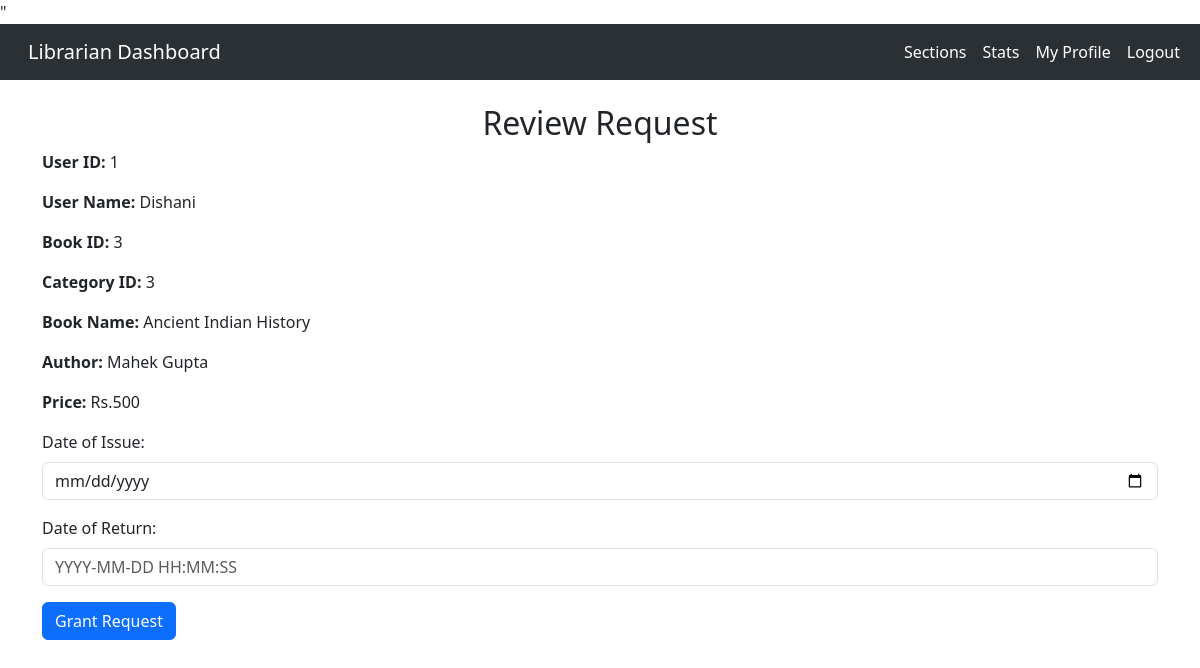
Screenshot of /grantbook/4 with the database file from the repository.
### app.py (models this page shows)
class BookRequest(db.Model):
    __tablename__="book_request"
    request_id=db.Column(db.Integer, primary_key = True, autoincrement= True)
    user_id=db.Column(db.Integer, db.ForeignKey("user.id"))
    username=db.Column(db.String, nullable=False)
    category_id=db.Column(db.Integer, db.ForeignKey("categories.category_id"))
    book_id=db.Column(db.Integer, db.ForeignKey("book.book_id"))
    book_name=db.Column(db.String, nullable=False)
    author_name=db.Column(db.String, nullable=False)
    price=db.Column(db.Integer, nullable=False)
    status=db.Column(db.String, nullable=False)
    date_of_issue=db.Column(db.String, nullable= False)
    date_of_return=db.Column(db.String, nullable=False)
    user_return_date=db.Column(db.String)
    feedback=db.Column(db.String)

### app.py (the view, shortened to what this page needs)
@app.route('/grantbook/<int:request_id>', methods=['GET','POST'])
def grant_book(request_id):
    req=BookRequest.query.get(request_id)
    return render_template('grantbook.html',req=req)

### templates/grantbook.html (shortened to what this page needs)
<!DOCTYPE html>
<html lang="en">
<head>
    <link rel="stylesheet" href="https://cdn.jsdelivr.net/npm/bootstrap@5.3.2/dist/css/bootstrap.rtl.min.css">"
    <link rel="stylesheet" href="https://cdnjs.cloudflare.com/ajax/libs/font-awesome/6.5.1/css/all.min.css">
  </head>
<body>
    <nav class="navbar navbar-expand-lg bg-body-tertiary" data-bs-theme="dark">
            <div class="container-fluid">
              <a class="navbar-brand" href="#">Librarian Dashboard</a>
              <div class="collapse navbar-collapse" id="navbarTogglerDemo03">
                <ul class="navbar-nav me-auto mb-2 mb-lg-0">
                  <li class="nav-item">
                    <a class="nav-link active" aria-current="page" href="/allsection">Sections</a>
                  </li>
                  <li class="nav-item">
                    <a class="nav-link active" aria-current="page" href="#">Stats</a>
                  </li>
                  <li class="nav-item">
                    <a class="nav-link active" aria-current="page" href="/profile_admin">My Profile</a>
                  </li>
                  <li class="nav-item">
                    <a class="nav-link active" aria-current="page" href="/login_as_admin">Logout</a>
                  </li>
                </ul>
              </div>
            </div>
          </nav><br>
          <h2 style="text-align:center;">Review Request</h2>
          <div class=container>
              <p><strong>User ID:</strong> {{req.user_id}}</p>
              <p><strong>User Name:</strong> {{req.username}}</p>
              <p><strong>Book ID:</strong> {{req.book_id}}</p>
              <p><strong>Category ID:</strong> {{req.category_id}}</p>
              <p><strong>Book Name:</strong> {{req.book_name}}</p>
              <p><strong>Author:</strong> {{req.author_name}}</p>
              <p><strong>Price:</strong> Rs.{{req.price}}</p>
          </div>
          <div class=container>
          <form action = '/grantbook/{{req.request_id}}' method="POST">
                <div class="mb-3">
                    <label for="exampleInputPassword1" class="form-label">Date of Issue:</label>
                    <input type="date" class="form-control" id="exampleInputPassword1" name = doi>
                </div>
                <div class="mb-3">
                    <label for="exampleInputPassword1" class="form-label">Date of Return:</label>
                    <input type="text"  class="form-control" id="exampleInputPassword1" pattern="\d{4}-\d{2}-\d{2} \d{2}:\d{2}:\d{2}" placeholder="YYYY-MM-DD HH:MM:SS" name = dor>
                </div>
                <button type="submit" class="btn btn-primary">Grant Request</button>
            </form>
          </div>
</body>
</html>

### rows the page displays
BookRequest: user_id "1", username "Dishani", book_id "3", category_id "3", book_name "Ancient Indian History", author_name "Mahek Gupta", price "500"
